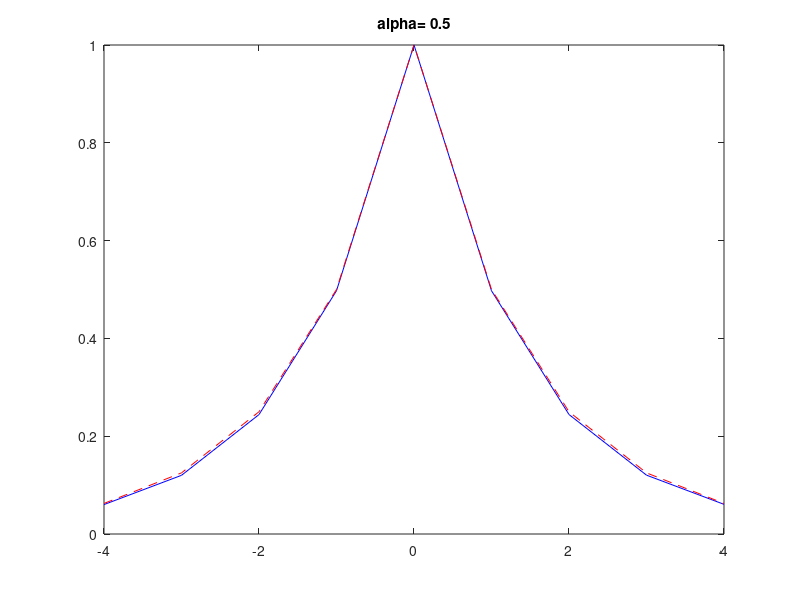

This figure's MATLAB source:
% Numarical solution of Problem 6.2 in RC.  By T Bewley
%%%%%%%%%%%%%%%%%%%%%%% problem setup %%%%%%%%%%%%%%%%%%%%%%%
clear; ybar=70; yvar=5; N=10000;  alphavec=[0.1 0.3 0.5];
%%%%%%%%%%%%%%%%%%%%%%%%%%%%%%%%%%%%%%%%%%%%%%%%%%%%%%%%%%%%%
imax=length(alphavec);
for ii=1:imax; close all; disp(' '); alpha=alphavec(ii)
  x=min(100,ybar+sqrt(yvar)*randn);
  for k=2:N,  x(k)=alpha*x(k-1)+(1-alpha)*min(100,ybar+sqrt(yvar)*randn); end
  xbar=sum(x)/N, xbar_theory=ybar
  for j=-4:4, Rw(j+5)=sum((x(5+j:N-5+j)-xbar).*(x(5:N-5)-xbar))/(N-10+1); end
  varbar=Rw(5), varbar_theory=((1-alpha)/(1+alpha))*yvar
  fj=Rw/varbar, fj_theory=alpha.^abs([-4:4])
  plot([-4:4],fj,'b-',[-4:4],fj_theory,'r--');
  title(sprintf('alpha=%4.1f',alpha)); if ii<imax, pause; end
end
